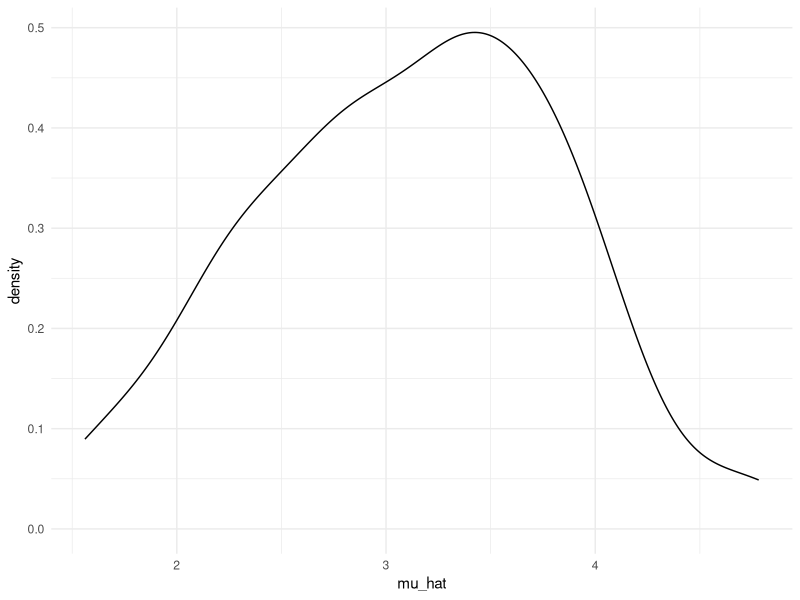
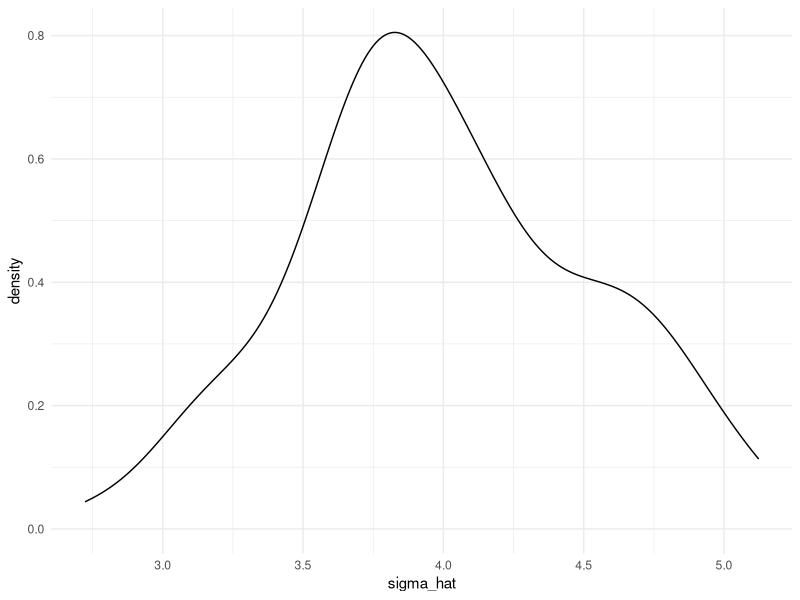

The R script that drew these images, in order:
## ---- chunk 1
library(tidyverse)

knitr::opts_chunk$set(
  warning = FALSE,
  message = FALSE
)

theme_set(theme_minimal() + theme(legend.position = "bottom"))

options(
  ggplot2.continuous.colour = "viridis",
  ggplot2.continuous.fill = "viridis"
)

scale_colour_discrete = scale_colour_viridis_d(option = "viridis")
scale_fill_discrete = scale_fill_viridis_d(option = "viridis")
## ---- chunk 2
sim_mean_sd = function(n, mu = 3, sigma = 4) {
  
  sim_data = tibble(
    x = rnorm(n, mean = mu, sd = sigma),
  )
  
  sim_data %>% 
    summarize(
      mu_hat = mean(x),
      sigma_hat = sd(x)
    )
}


## ---- chunk 3
sim_mean_sd(30)
## ---- chunk 4

output <- vector("list", length = 100)

for(i in 1:100){
  
  output[[i]] <- sim_mean_sd(n=30)
  
}

bind_rows(output)
## ---- chunk 5
sim_results <- rerun(100, sim_mean_sd(n = 30)) %>% 
  bind_rows()
## ---- chunk 6
sim_results %>% 
  ggplot(aes(x = mu_hat)) +
  geom_density()

sim_results %>% 
  summarize(
    avg_samp_mean = mean(mu_hat),
    sd_samp_mean = sd(mu_hat)
  )

sim_results %>% 
  ggplot(aes(x = sigma_hat)) +
  geom_density()
